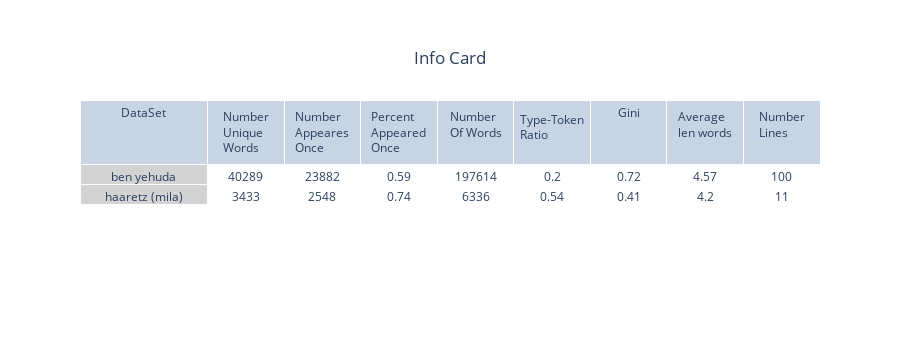

This figure's notebook cell:
### Code cell
stat = stat_fun(dirc1)
stat2 = stat_fun(dirc2)
lists_of_lists = [list(stat.values()),list(stat2.values())]
cells_stat = [x for x in zip(*lists_of_lists)]
cells_stat.insert(0,(dirc1,dirc2))
header_stat = list(stat.keys())
header_stat.insert(0,'DataSet')

stat_plot = go.FigureWidget(stat_plot)
stat_plot.layout.height = 350
stat_plot.layout.title.text = 'Info Card'
stat_plot.layout.title.x = 0.5
stat_plot.layout.title.y = 0.85
go.Figure(stat_plot)

### Figure 1 — Plotly figure (JSON) as saved in the notebook; plotly's stock layout.template omitted (floating-point values rounded to 4 significant figures)
{"data": [{"cells": {"fill": {"color": ["lightgrey", "white", "white", "white", "white", "white", "white", "white", "white"]}, "values": [["ben yehuda", "haaretz (mila)"], [40289, 3433], [23882, 2548], [0.59, 0.74], [197614, 6336], [0.2, 0.54], [0.72, 0.41], [4.57, 4.2], [100, 11]]}, "columnwidth": [100, 60, 60, 60, 60, 60, 60, 60, 60], "header": {"values": ["DataSet", "Number Unique Words", "Number Appeares Once", "Percent Appeared Once", "Number Of Words", "Type-Token Ratio", "Gini", "Average len words", "Number Lines"]}, "type": "table", "uid": "0a33f361-9d6f-4a9c-9987-b4c0d156c550"}], "layout": {"height": 350, "title": {"text": "Info Card", "x": 0.5, "y": 0.85}}}
